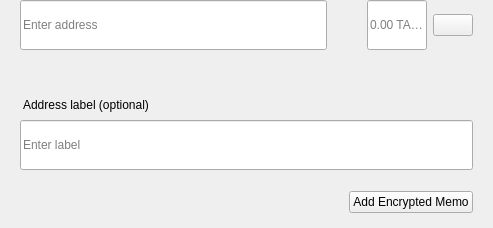
<?xml version="1.0" encoding="UTF-8"?>
<ui version="4.0">
 <class>SendMultiRow</class>
 <widget class="QWidget" name="SendMultiRow">
  <property name="geometry">
   <rect>
    <x>0</x>
    <y>0</y>
    <width>493</width>
    <height>228</height>
   </rect>
  </property>
  <property name="minimumSize">
   <size>
    <width>0</width>
    <height>0</height>
   </size>
  </property>
  <property name="maximumSize">
   <size>
    <width>16777215</width>
    <height>16777215</height>
   </size>
  </property>
  <property name="windowTitle">
   <string>Form</string>
  </property>
  <layout class="QVBoxLayout" name="verticalLayout_3">
   <property name="spacing">
    <number>0</number>
   </property>
   <property name="leftMargin">
    <number>0</number>
   </property>
   <property name="topMargin">
    <number>0</number>
   </property>
   <property name="rightMargin">
    <number>20</number>
   </property>
   <property name="bottomMargin">
    <number>5</number>
   </property>
   <item alignment="Qt::AlignTop">
    <widget class="QWidget" name="widget" native="true">
     <property name="sizePolicy">
      <sizepolicy hsizetype="Expanding" vsizetype="Maximum">
       <horstretch>0</horstretch>
       <verstretch>0</verstretch>
      </sizepolicy>
     </property>
     <property name="minimumSize">
      <size>
       <width>0</width>
       <height>60</height>
      </size>
     </property>
     <property name="maximumSize">
      <size>
       <width>16777215</width>
       <height>85</height>
      </size>
     </property>
     <layout class="QHBoxLayout" name="horizontalLayout" stretch="6,0,2">
      <property name="spacing">
       <number>0</number>
      </property>
      <property name="leftMargin">
       <number>8</number>
      </property>
      <property name="topMargin">
       <number>0</number>
      </property>
      <property name="rightMargin">
       <number>0</number>
      </property>
      <property name="bottomMargin">
       <number>0</number>
      </property>
      <item alignment="Qt::AlignTop">
       <widget class="QStackedWidget" name="stackedAddress">
        <property name="minimumSize">
         <size>
          <width>0</width>
          <height>50</height>
         </size>
        </property>
        <property name="maximumSize">
         <size>
          <width>16777215</width>
          <height>50</height>
         </size>
        </property>
        <widget class="QWidget" name="page_4">
         <property name="sizePolicy">
          <sizepolicy hsizetype="Expanding" vsizetype="Preferred">
           <horstretch>0</horstretch>
           <verstretch>0</verstretch>
          </sizepolicy>
         </property>
         <property name="minimumSize">
          <size>
           <width>0</width>
           <height>50</height>
          </size>
         </property>
         <property name="maximumSize">
          <size>
           <width>16777215</width>
           <height>55</height>
          </size>
         </property>
         <layout class="QVBoxLayout" name="verticalLayout_7">
          <property name="spacing">
           <number>0</number>
          </property>
          <property name="leftMargin">
           <number>12</number>
          </property>
          <property name="topMargin">
           <number>0</number>
          </property>
          <property name="rightMargin">
           <number>0</number>
          </property>
          <property name="bottomMargin">
           <number>0</number>
          </property>
          <item>
           <widget class="QLineEdit" name="lineEditAddress">
            <property name="minimumSize">
             <size>
              <width>0</width>
              <height>50</height>
             </size>
            </property>
            <property name="maximumSize">
             <size>
              <width>16777215</width>
              <height>50</height>
             </size>
            </property>
            <property name="placeholderText">
             <string>Enter address</string>
            </property>
           </widget>
          </item>
         </layout>
        </widget>
        <widget class="QWidget" name="page_3"/>
       </widget>
      </item>
      <item>
       <spacer name="horizontalSpacer_3">
        <property name="orientation">
         <enum>Qt::Horizontal</enum>
        </property>
        <property name="sizeType">
         <enum>QSizePolicy::Fixed</enum>
        </property>
        <property name="sizeHint" stdset="0">
         <size>
          <width>40</width>
          <height>20</height>
         </size>
        </property>
       </spacer>
      </item>
      <item>
       <layout class="QHBoxLayout" name="horizontalLayout_2">
        <property name="spacing">
         <number>6</number>
        </property>
        <item alignment="Qt::AlignTop">
         <widget class="QLineEdit" name="lineEditAmount">
          <property name="sizePolicy">
           <sizepolicy hsizetype="Expanding" vsizetype="Preferred">
            <horstretch>0</horstretch>
            <verstretch>0</verstretch>
           </sizepolicy>
          </property>
          <property name="minimumSize">
           <size>
            <width>0</width>
            <height>50</height>
           </size>
          </property>
          <property name="maximumSize">
           <size>
            <width>16777215</width>
            <height>50</height>
           </size>
          </property>
          <property name="maxLength">
           <number>17</number>
          </property>
          <property name="alignment">
           <set>Qt::AlignLeading|Qt::AlignLeft|Qt::AlignVCenter</set>
          </property>
          <property name="placeholderText">
           <string notr="true">0.00 TACC</string>
          </property>
         </widget>
        </item>
        <item>
         <layout class="QVBoxLayout" name="verticalLayout">
          <property name="topMargin">
           <number>14</number>
          </property>
          <property name="bottomMargin">
           <number>0</number>
          </property>
          <item alignment="Qt::AlignTop">
           <widget class="QPushButton" name="btnMenu">
            <property name="minimumSize">
             <size>
              <width>0</width>
              <height>0</height>
             </size>
            </property>
            <property name="maximumSize">
             <size>
              <width>16777215</width>
              <height>16777215</height>
             </size>
            </property>
            <property name="focusPolicy">
             <enum>Qt::NoFocus</enum>
            </property>
            <property name="text">
             <string/>
            </property>
           </widget>
          </item>
         </layout>
        </item>
       </layout>
      </item>
     </layout>
    </widget>
   </item>
   <item>
    <widget class="QWidget" name="layoutLabel" native="true">
     <property name="minimumSize">
      <size>
       <width>0</width>
       <height>0</height>
      </size>
     </property>
     <property name="maximumSize">
      <size>
       <width>16777215</width>
       <height>16777215</height>
      </size>
     </property>
     <layout class="QVBoxLayout" name="verticalLayout_9">
      <property name="spacing">
       <number>6</number>
      </property>
      <property name="leftMargin">
       <number>20</number>
      </property>
      <property name="topMargin">
       <number>0</number>
      </property>
      <property name="rightMargin">
       <number>0</number>
      </property>
      <property name="bottomMargin">
       <number>10</number>
      </property>
      <item>
       <spacer name="verticalSpacer">
        <property name="orientation">
         <enum>Qt::Vertical</enum>
        </property>
        <property name="sizeType">
         <enum>QSizePolicy::Fixed</enum>
        </property>
        <property name="sizeHint" stdset="0">
         <size>
          <width>20</width>
          <height>20</height>
         </size>
        </property>
       </spacer>
      </item>
      <item>
       <widget class="QLabel" name="labelSubtitleDescription">
        <property name="styleSheet">
         <string notr="true">margin-bottom:2px;
margin-left:0.05px;
padding:0px;</string>
        </property>
        <property name="text">
         <string>Address label (optional)</string>
        </property>
       </widget>
      </item>
      <item>
       <widget class="QLineEdit" name="lineEditDescription">
        <property name="minimumSize">
         <size>
          <width>0</width>
          <height>50</height>
         </size>
        </property>
        <property name="maximumSize">
         <size>
          <width>16777215</width>
          <height>50</height>
         </size>
        </property>
        <property name="placeholderText">
         <string>Enter label</string>
        </property>
       </widget>
      </item>
      <item>
       <spacer name="verticalSpacer_2">
        <property name="orientation">
         <enum>Qt::Vertical</enum>
        </property>
        <property name="sizeType">
         <enum>QSizePolicy::Fixed</enum>
        </property>
        <property name="sizeHint" stdset="0">
         <size>
          <width>20</width>
          <height>15</height>
         </size>
        </property>
       </spacer>
      </item>
      <item>
       <widget class="QWidget" name="containerMemo" native="true">
        <layout class="QHBoxLayout" name="horizontalLayout_5">
         <property name="leftMargin">
          <number>0</number>
         </property>
         <property name="topMargin">
          <number>0</number>
         </property>
         <property name="rightMargin">
          <number>0</number>
         </property>
         <property name="bottomMargin">
          <number>0</number>
         </property>
         <item>
          <spacer name="horizontalSpacer">
           <property name="orientation">
            <enum>Qt::Horizontal</enum>
           </property>
           <property name="sizeHint" stdset="0">
            <size>
             <width>40</width>
             <height>20</height>
            </size>
           </property>
          </spacer>
         </item>
         <item>
          <widget class="QPushButton" name="btnAddMemo">
           <property name="text">
            <string notr="true">Add Encrypted Memo</string>
           </property>
          </widget>
         </item>
        </layout>
       </widget>
      </item>
     </layout>
    </widget>
   </item>
  </layout>
 </widget>
 <resources/>
 <connections/>
</ui>
